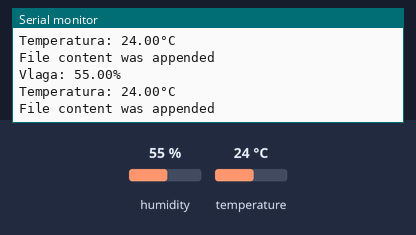
A sketch run on a simulated ESP32. On the bench: the last lines printed to the serial monitor. Inputs (shaded band) come from the test bench; at power-on: humidity 55 %, temperature 24 °C. Storage starts empty.

Above: at 2.8 s.
2.9 s: humidity set to 22 %
At 5.3 s:
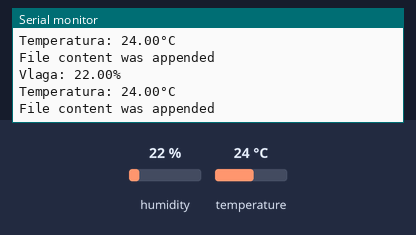
5.6 s: temperature set to 12 °C
At 7.0 s:
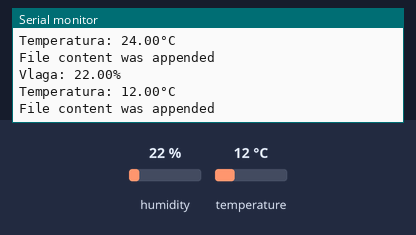
8.3 s: humidity set to 40 %
At 11.3 s:
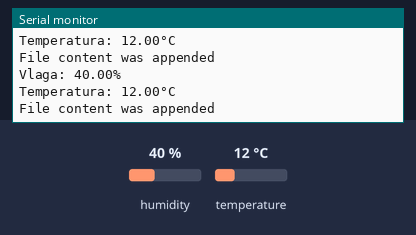
Timing chart, 0 to 12.8 s (numbered marks = the images above; inputs shaded):
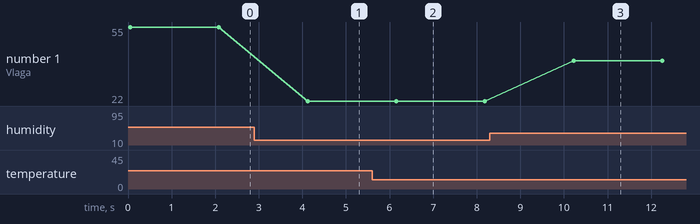

Measured:
- after the input at 2.9 s, the serial monitor: prints a new line after 1.2 s (image 1)
- after the input at 5.6 s, the serial monitor: prints a new line after 0.55 s (image 2)
- after the input at 8.3 s, the serial monitor: prints a new line after 1.9 s (image 3)
- plotted number 1: 55 → 22 after the input at 2.9 s, 22 → 40 after the input at 8.3 s

The sketch:

dht11provjera.ino
```cpp
#include "DHT.h"
#include "SPIFFS.h"
#include <FS.h>

#define DHTPIN 25
#define DHTTYPE DHT11

DHT dht(DHTPIN, DHTTYPE);

void setup() {

 Serial.begin(115200);
 dht.begin();
 if(!SPIFFS.begin(true)){
        Serial.println("An Error has occurred while mounting SPIFFS");
        return;
   }
   File file = SPIFFS.open("/temp.txt", "a+");
  if (!file) {
    Serial.println("Failed to create file");
    return;
  }
  file.close();
}

void loop() {

  float h=dht.readHumidity();
  float t=dht.readTemperature();
  if(isnan(h)|| isnan(t)){
    Serial.println("Neuspjelo ucitavanje podataka");
    return;
  }
  Serial.print("Vlaga: ");
  Serial.print(h);
  Serial.println("%");
  Serial.print("Temperatura: ");
  Serial.print(t);
  Serial.println("°C");
  File fileToAppend = SPIFFS.open("/test.txt",FILE_APPEND);

  if (!fileToAppend) {
    Serial.println("There was an error opening the file for appending");
    return;
  }

  if (fileToAppend.println(t)) {
    Serial.println("File content was appended");
  } else {
    Serial.println("File append failed");
  }

  fileToAppend.close();


  delay(2000);

}
```
